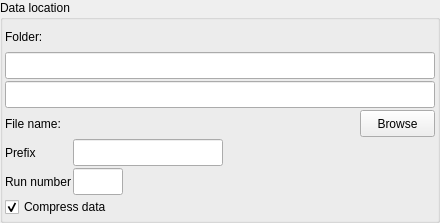
<?xml version="1.0" encoding="UTF-8"?>
<ui version="4.0">
 <class>data_path_widget_vertical_layout</class>
 <widget class="QWidget" name="data_path_widget_vertical_layout">
  <property name="geometry">
   <rect>
    <x>0</x>
    <y>0</y>
    <width>440</width>
    <height>223</height>
   </rect>
  </property>
  <property name="windowTitle">
   <string>Form</string>
  </property>
  <layout class="QGridLayout" name="gridLayout">
   <property name="margin">
    <number>0</number>
   </property>
   <property name="spacing">
    <number>0</number>
   </property>
   <item row="0" column="0">
    <widget class="QGroupBox" name="data_location_groupbox">
     <property name="title">
      <string>Data location</string>
     </property>
     <layout class="QVBoxLayout" name="verticalLayout_3">
      <property name="spacing">
       <number>2</number>
      </property>
      <property name="margin">
       <number>2</number>
      </property>
      <item>
       <layout class="QGridLayout" name="gridLayout_2">
        <property name="margin">
         <number>0</number>
        </property>
        <property name="spacing">
         <number>2</number>
        </property>
        <item row="0" column="0">
         <widget class="QLabel" name="folder_label">
          <property name="minimumSize">
           <size>
            <width>0</width>
            <height>27</height>
           </size>
          </property>
          <property name="maximumSize">
           <size>
            <width>32767</width>
            <height>27</height>
           </size>
          </property>
          <property name="toolTip">
           <string>Automatic processing results in PROCESSED_DATA directory</string>
          </property>
          <property name="text">
           <string>Folder:</string>
          </property>
          <property name="wordWrap">
           <bool>false</bool>
          </property>
         </widget>
        </item>
        <item row="6" column="0">
         <widget class="QLabel" name="run_number_label">
          <property name="minimumSize">
           <size>
            <width>0</width>
            <height>27</height>
           </size>
          </property>
          <property name="maximumSize">
           <size>
            <width>16777215</width>
            <height>27</height>
           </size>
          </property>
          <property name="text">
           <string>Run number</string>
          </property>
          <property name="wordWrap">
           <bool>false</bool>
          </property>
         </widget>
        </item>
        <item row="4" column="0">
         <widget class="QLabel" name="file_name_label">
          <property name="minimumSize">
           <size>
            <width>0</width>
            <height>27</height>
           </size>
          </property>
          <property name="maximumSize">
           <size>
            <width>32767</width>
            <height>27</height>
           </size>
          </property>
          <property name="text">
           <string>File name:</string>
          </property>
          <property name="wordWrap">
           <bool>false</bool>
          </property>
         </widget>
        </item>
        <item row="1" column="0" colspan="4">
         <widget class="QLineEdit" name="base_path_ledit">
          <property name="minimumSize">
           <size>
            <width>410</width>
            <height>27</height>
           </size>
          </property>
          <property name="maximumSize">
           <size>
            <width>32767</width>
            <height>27</height>
           </size>
          </property>
          <property name="text">
           <string/>
          </property>
          <property name="readOnly">
           <bool>true</bool>
          </property>
         </widget>
        </item>
        <item row="5" column="0">
         <widget class="QLabel" name="prefix_label">
          <property name="minimumSize">
           <size>
            <width>0</width>
            <height>27</height>
           </size>
          </property>
          <property name="maximumSize">
           <size>
            <width>16777215</width>
            <height>27</height>
           </size>
          </property>
          <property name="text">
           <string>Prefix</string>
          </property>
          <property name="wordWrap">
           <bool>false</bool>
          </property>
         </widget>
        </item>
        <item row="4" column="2">
         <spacer name="horizontalSpacer_4">
          <property name="orientation">
           <enum>Qt::Horizontal</enum>
          </property>
          <property name="sizeHint" stdset="0">
           <size>
            <width>40</width>
            <height>20</height>
           </size>
          </property>
         </spacer>
        </item>
        <item row="2" column="0" colspan="4">
         <widget class="QLineEdit" name="folder_ledit">
          <property name="minimumSize">
           <size>
            <width>0</width>
            <height>27</height>
           </size>
          </property>
          <property name="maximumSize">
           <size>
            <width>32767</width>
            <height>27</height>
           </size>
          </property>
          <property name="text">
           <string/>
          </property>
         </widget>
        </item>
        <item row="4" column="3">
         <widget class="QPushButton" name="browse_button">
          <property name="minimumSize">
           <size>
            <width>0</width>
            <height>27</height>
           </size>
          </property>
          <property name="maximumSize">
           <size>
            <width>75</width>
            <height>27</height>
           </size>
          </property>
          <property name="text">
           <string>Browse</string>
          </property>
         </widget>
        </item>
        <item row="4" column="1">
         <widget class="QLabel" name="file_name_value_label">
          <property name="text">
           <string/>
          </property>
         </widget>
        </item>
        <item row="6" column="1">
         <widget class="QLineEdit" name="run_number_ledit">
          <property name="minimumSize">
           <size>
            <width>50</width>
            <height>27</height>
           </size>
          </property>
          <property name="maximumSize">
           <size>
            <width>50</width>
            <height>27</height>
           </size>
          </property>
          <property name="frame">
           <bool>true</bool>
          </property>
         </widget>
        </item>
        <item row="7" column="0" colspan="2">
         <widget class="QCheckBox" name="compression_cbox">
          <property name="text">
           <string>Compress data</string>
          </property>
          <property name="checked">
           <bool>true</bool>
          </property>
         </widget>
        </item>
        <item row="5" column="1" colspan="2">
         <widget class="QLineEdit" name="prefix_ledit">
          <property name="minimumSize">
           <size>
            <width>0</width>
            <height>27</height>
           </size>
          </property>
          <property name="maximumSize">
           <size>
            <width>150</width>
            <height>27</height>
           </size>
          </property>
         </widget>
        </item>
       </layout>
      </item>
     </layout>
    </widget>
   </item>
  </layout>
 </widget>
 <resources/>
 <connections/>
</ui>
